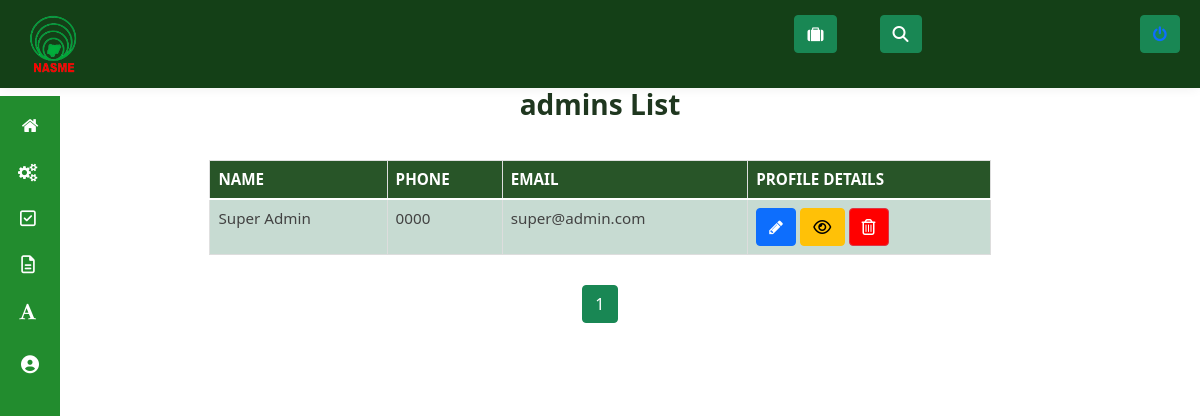
/admin/manage_admins (signed in), run on the app's committed database.
### membership/models.py (models this page shows, shortened)
class User(db.Model, UserMixin):
  id = db.Column(db.Integer, primary_key=True)
  units = db.relationship("Unit", secondary=user_unit, backref="unit_members", lazy="dynamic")
  username = db.Column(db.String(20), unique=True, nullable=False)
  email = db.Column(db.String(120), unique=True, nullable=False)
  phone = db.Column(db.String(60), unique=True, nullable=False, default="")
  password = db.Column(db.String(60), nullable=False, default="~~~~~~~")
  image_file = db.Column(db.String(20), nullable=False, default='default.jpg')
  date_registered = db.Column(db.DateTime, nullable=False, default=datetime.utcnow)
  role = db.Column(db.String(6), nullable=False, default="USER")
  _is_superadmin = db.Column("is_superadmin", db.Boolean, nullable=False, default=False)
  current_salary = db.Column(db.String(60))
  occupation = db.Column(db.String(60))
  experience = db.Column(db.String(60))
  date_of_birth = db.Column(db.String(), nullable=False, default=datetime.utcnow)
  home_address = db.Column(db.String())
  work_address = db.Column(db.String())
  _is_suspended = db.Column("is_suspended", db.Boolean, nullable=False, default=False)
  def display_units(self):
    unit_names = []
    for unit in self.units.all():
      unit_names.append(unit.name)
    return ", ".join(unit_names)
  @property
  def is_superadmin(self):
      return self._is_superadmin
  @property
  def is_suspended(self):
      return self._is_suspended
  @is_superadmin.setter
  def is_superadmin(self, s):
    if type(s) == type(str()):
      if s.lower() == "true":
        self._is_superadmin = True
      elif s.lower() == "false":
        self._is_superadmin = False
    else:
      self._is_superadmin = s
  @is_suspended.setter
  def is_suspended(self, s):
    if type(s) == type(str()):
      if s.lower() == "true":
        self._is_suspended = True
      elif s.lower() == "false":
        self._is_suspended = False
    else:
      self._is_suspended = s

### membership/routes.py (the view)
@app.route("/admin/manage_admins")
@super_admin_role_required
@login_required
def manage_admins():
  page = request.args.get('page', 1, type=int)
  admins= User.query.filter_by(role="ADMIN").paginate(page=page, per_page=5)
  return render_template("manage_administrators.html", title="Admin Management", admins=admins)

### membership/models.py (called while the page is built)
@login_manager.user_loader
def load_user(user_id):
    return User.query.get(int(user_id))

### membership/routes.py (called while the page is built)
@app.context_processor
def inject_menu():
    dashboard_units = Unit.query.all()
    return dict(dashboard_units=dashboard_units)

def super_admin_role_required(func):
    @wraps(func)
    def decorated_view(*args, **kwargs):
      if current_user.is_authenticated:
        if not current_user.is_superadmin:
            abort(403)
        return func(*args, **kwargs)
      else:
        abort(403)
    return decorated_view

### membership/templates/manage_administrators.html (shortened to what this page needs)
{% extends "dashboard_layout.html" %}
{% block content %}
<link rel="stylesheet" type="text/css" href="css/table-style.css" />
<link rel="stylesheet" type="text/css" href="css/basictable.css" />
				<div class="container agile-tables">
					<h3 style="text-align: center; color:rgb(31, 55, 31); font-weight:bold;" class="text-center"> admins List</h3>
					<div class="w3l-table-info table-responsive">
					    <table id="tuble" class="table table-success table-striped table-hover table-bordered ">
						<thead>
						  <tr>
							<th>Name</th>
							<th>Phone</th>
							<th>Email</th>
							<th>Profile Details</th>
						  </tr>
						</thead>
						<tbody>
							{% for admin in admins.items %}
						  <tr>
							<td>{{admin.username}}</td>
							<td>{{ admin.phone }}</td>
							<td>{{ admin.email }}</td>
							<td><a role="button" class="btn btn-primary" href="{{ url_for('edit_admin', admin_id=admin.id) }}" data-toggle="tooltip" data-placement="top" title="Edit Member Profile"><i class="fa fa-pencil" aria-hidden="true" data-toggle="tooltip" data-placement="top" title="Edit Member Profile"></i></a>
								<a type="button" class="btn btn-warning"  dataId="{{admin.id}}" dataImage="/static/profile_pics/{{admin.image_file }}" dataName="{{ admin.username }}" dataEmail="{{admin.email}}" dataPhone="{{admin.phone}}" dataPassword="{{ admin.password }}" dataUnits="{{admin.display_units()}}" dataDateReg="{{ admin.date_registered }}" dataOccupation="{{ admin.occupation }}" dataHomeAddr="{{ admin.home_address }}" dataWorkAddre="{{ admin.work_address }}" dataExperience = "{{admin.experience}}" dataCurrentSalary="{{admin.current_salary}}" data-toggle="modal" data-target="#staticBackdrop" onclick="viewUserFunction(this)" data-toggle="tooltip" data-placement="top" title="View Member Profile"><i class="fa fa-eye" aria-hidden="true" data-toggle="tooltip" data-placement="top" title="View Member Profile"></i></a>
								<a type="button" class="btn btn-danger" style="background: red;" data-toggle="modal" id="{{admin.id}}" dataName="{{admin.username}}" data-target="#deletemodal"  onclick="deleteFunction(this)" data-toggle="tooltip" data-placement="top" title="Delete Member Profile"><i class="fa fa-trash-o" aria-hidden="true" data-toggle="tooltip" data-placement="top" title="Delete Member Profile"></i></a>
							</td>
						  </tr>
						  {% endfor %}
					  </table>
				  </div>
					  {% for page_num in admins.iter_pages(left_edge=1, right_edge=1, left_current=1, right_current=2) %}
					    {% if page_num %}
					      {% if admins.page == page_num %}
					        <a class="btn btn-success mb-5"  href="{{ url_for('manage_admins', page=page_num) }}">{{ page_num }}</a>
					      {% else %}
					        <a class="btn btn-outline-success mb-5" href="{{ url_for('manage_admins', page=page_num) }}">{{ page_num }}</a>
					      {% endif %}
					    {% else %}
					      ...
					    {% endif %}
					  {% endfor %}
					</div>
{% endblock content %}

### membership/static/css/table-style.css (style rules this page uses)
table { background: white; border-collapse: collapse; margin: 1.25em 0 0; width: 100%; }
table tr, table th, table td { border: none; border-bottom: 1px solid #e8e8e8; font-size: .95em; }
table th, table td { padding: 10px 12px; text-align: left; }
table th { background: #fcb216; color: #000000; text-transform: uppercase; }
table tr td { background: #f3faff; color: #424242; }
table { width: 100%; }
.table { margin: 30px 0; border-collapse: collapse; border-spacing: 0; empty-cells: show; border: 1px solid #e0e0e0; }
.table td, .table th { border-left: 1px solid #e0e0e0; border-width: 0 0 0 1px; font-size: inherit; margin: 0; overflow: visible; padding: 0.5em 1em; font-weight: normal; }
.table td:first-child, .table th:first-child { border-left-width: 0; }
.table thead, .table tfoot { background-color: #f05050; color: #fff; text-align: left; vertical-align: bottom; }
.table thead td, .table tfoot td, .table thead th, .table tfoot th { border-color: #fff; }
.table td { background-color: transparent; }

### data on the page
User: username "Super Admin", phone "0000", email "super@admin.com"

### other printed values
{{ page_num }} "1"
